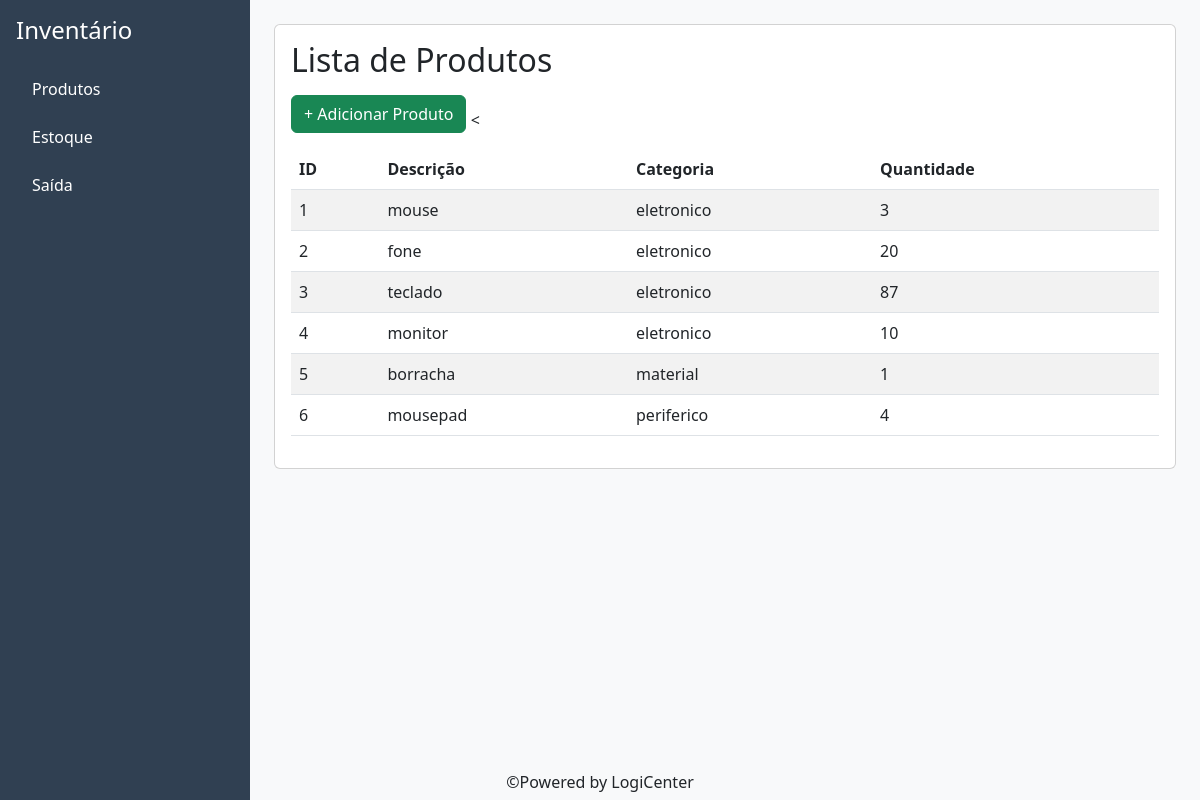
Page /estoque/ on the earlier database version.
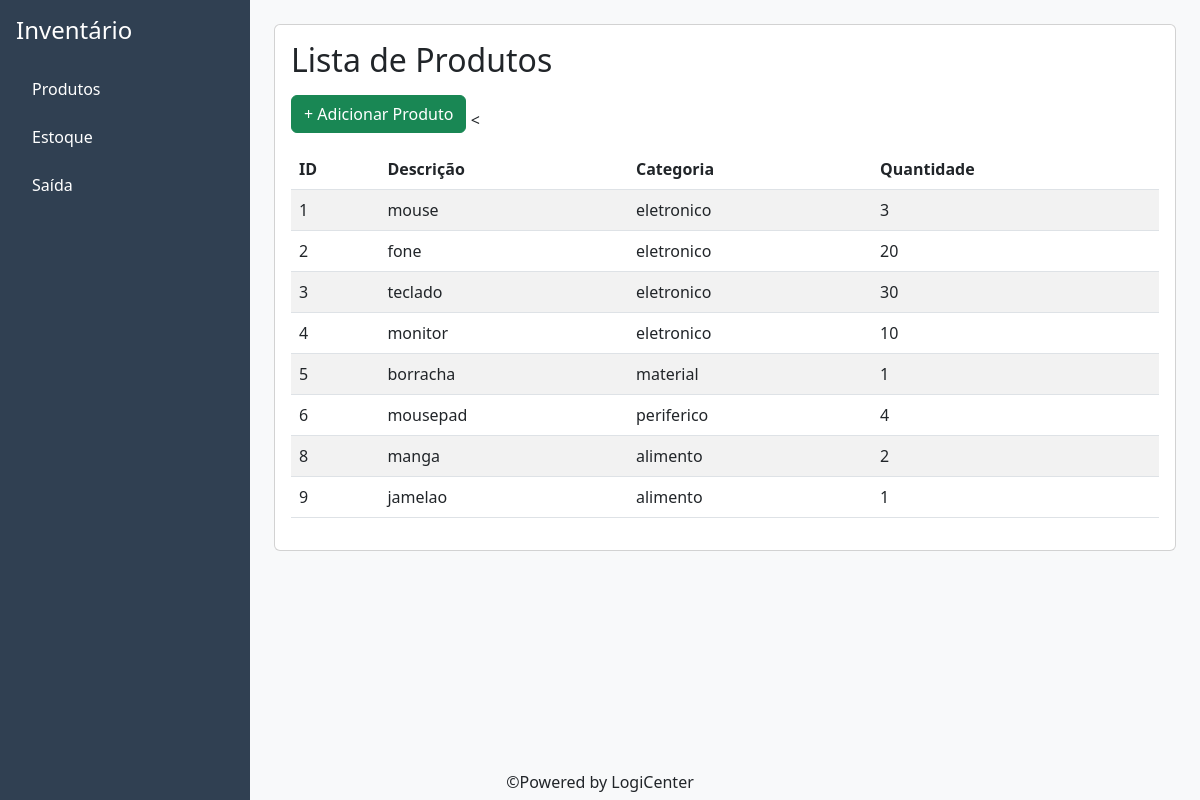
Same page on the later database version.
### produtos/models.py (models this page shows, shortened)
class Produtos(models.Model):
    descricao = models.CharField(max_length=50, null=False, blank=False, verbose_name="Descrição")
    categoria = models.CharField(max_length=50, null=False, blank=False, verbose_name="Categoria")
    quantidade = models.PositiveIntegerField(default=0, verbose_name="Quantidade")

### produtos/views.py (the view)
# urls.py: path('estoque/', views.estoque, name='estoque'),
def estoque(request):
    produtos = Produtos.objects.filter(quantidade__gt=0)
    produtos = Produtos.objects.all()
    return render(request, 'produtos/estoque.html', {'produtos': produtos})

### template/produtos/estoque.html
{% extends 'base.html' %}
{% block content %}
<div class="card">
  <div class="card-body">
    <h2 class="mb-3">Lista de Produtos</h2>
    <a href="{% url 'produtos_add' %}" class="btn btn-success mb-3">+ Adicionar Produto</a>
    <table class="table table-striped">
      <thead>
        <tr>
          <th>ID</th>
          <th>Descrição</th>
          <th>Categoria</th>
          <th>Quantidade</th>
        </tr>
      </thead>
      <<tbody>
        {% for produto in produtos %}
          {% if produto.quantidade > 0 %}
            <tr>
              <td>{{ produto.id }}</td>
              <td>{{ produto.descricao }}</td>
              <td>{{ produto.categoria }}</td>
              <td>{{ produto.quantidade }}</td>
            </tr>
          {% endif %}
        {% empty %}
         <tr><td colspan="4">Nenhum produto em estoque.</td></tr>
        {% endfor %}
      </tbody>
    </table>
  </div>
</div>
{% endblock %}

Differences in the rows shown:
changed Produtos "teclado": quantidade "87" → "30"
added Produtos: id "8", descricao "manga", categoria "alimento", quantidade "2"
added Produtos: id "9", descricao "jamelao", categoria "alimento", quantidade "1"
